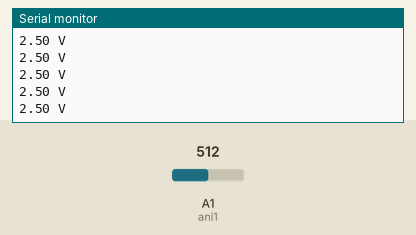
Simulated run of this sketch. Board: Arduino Uno, built with avr-gcc and run on an emulated ATmega328P. On the bench: the last lines printed to the serial monitor. Inputs (shaded band) come from the test bench; at power-on: A1 (ani1) = 512.

Above: at 1.2 s.
1.3 s: A1 (ani1) set to 716
At 2.1 s:
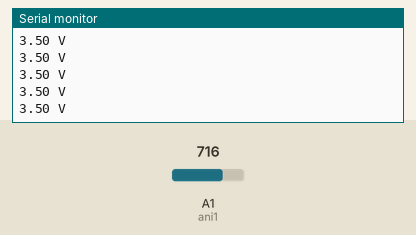
2.8 s: A1 (ani1) set to 900
At 3.5 s:
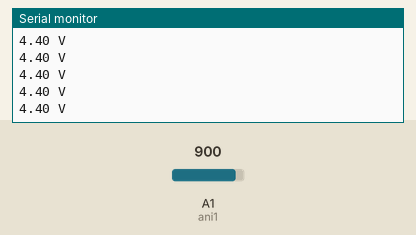
Timing chart, 0 to 5.8 s (numbered marks = the images above; inputs shaded):
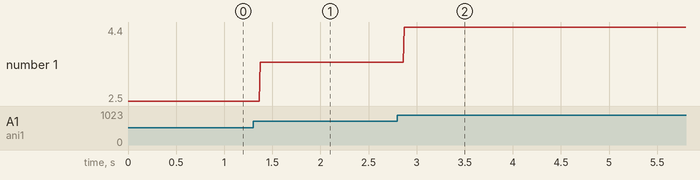

Measured:
- after the input at 1.3 s, the serial monitor: prints a new line after 0.07 s (image 1)
- after the input at 2.8 s, the serial monitor: prints a new line after 0.07 s (image 2)
- plotted number 1: 2.5 → 3.5 after the input at 1.3 s, 3.5 → 4.4 after the input at 2.8 s

The sketch:

analog_voltmeter.ino
```cpp
int ani1 = A1;

int maxVolt = 5;
int readData;

void setup() {
  Serial.begin(9600);
}

void loop() {
  readData = analogRead(ani1);
  Serial.println(String(getVolt(readData)) + " V");
}

float getVolt(int analogData) {
  return analogData / 1023. * maxVolt;
}
```
